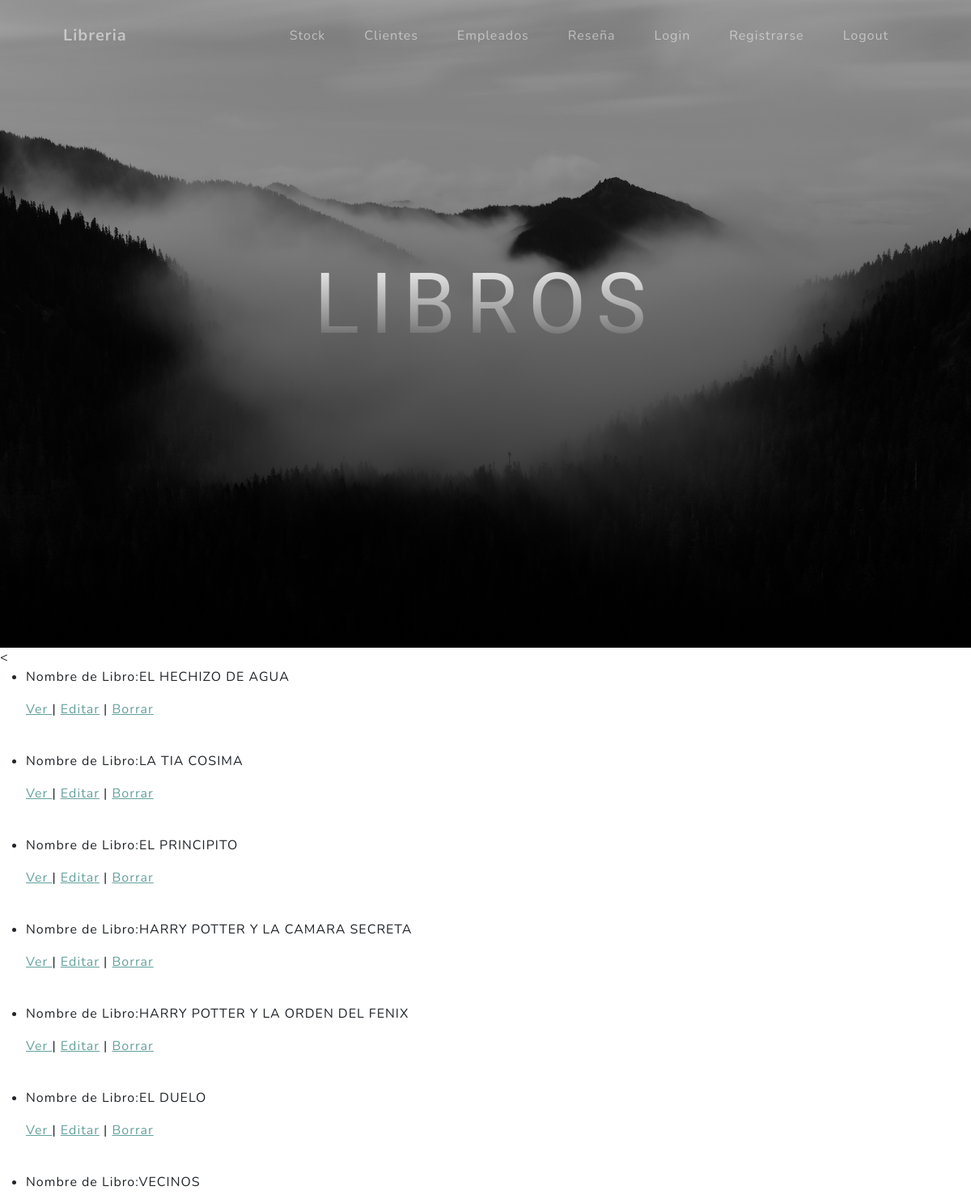
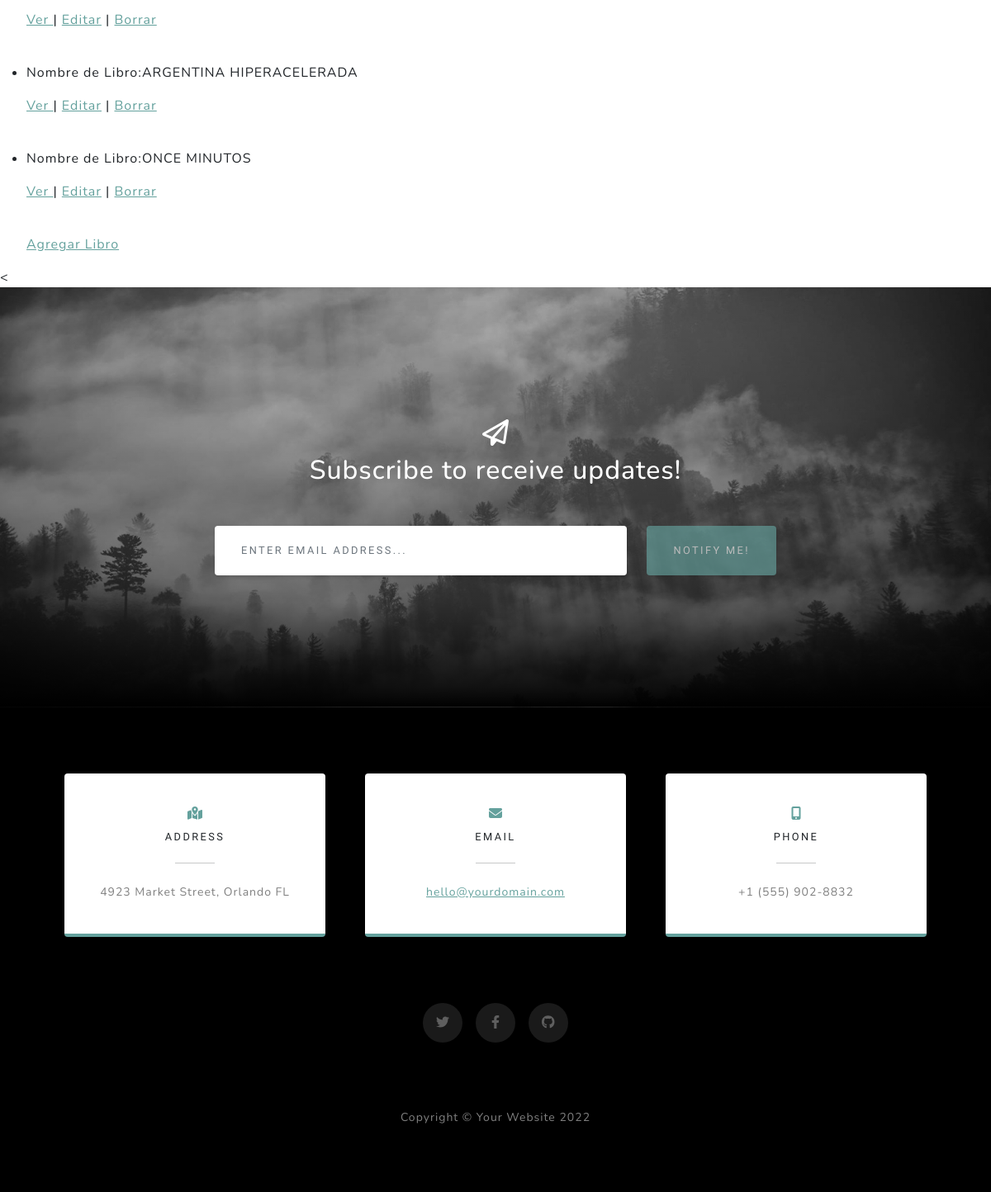
Screenshot of /AppLibreria/stocks/lista/ with the database file from the repository (2 pictures, top to bottom).
### APP_Libreria/models.py (models this page shows, shortened)
class Stock(models.Model):
    nombre = models.CharField(max_length=64)
    autor = models.CharField(max_length=64)
    genero = models.CharField(max_length=64)
    cantidad = models.IntegerField()

### APP_Libreria/views.py (the view)
# urls.py: path("stocks/lista/", Stocklist.as_view(), name="stock_lista"),
class Stocklist(ListView):
    model= Stock
    template_name= "stock_lista.html"

### APP_Libreria/templates/stock_lista.html
{% extends "inicio.html" %}
{% load static %}
{% block titulo %}
<h1 class="mb-5">LIBROS</h1>
{% endblock %}
{% block libreria %}
<
<ul>
    {% for Stock in object_list %}
        <li>
            <p> Nombre de Libro:{{ Stock.nombre }}</p>
            <p>
                <a href="{% url 'stock_detalle' Stock.id %}"> Ver </a> |
                <a href="{% url 'stock_edit' Stock.id %}"> Editar</a> |
                <a href="{% url 'stock_borrar' Stock.id %}"> Borrar</a>
            </p>
        </li>
        <br>
    {% endfor %}
        <p><a href="{% url 'stock_nuevo' %}"> Agregar Libro</a></p>
</ul>
<
{% endblock %}

### rows the page displays
Stock: nombre "EL HECHIZO DE AGUA"
Stock: nombre "LA TIA COSIMA"
Stock: nombre "EL PRINCIPITO"
Stock: nombre "HARRY POTTER Y LA CAMARA SECRETA"
Stock: nombre "HARRY POTTER Y LA ORDEN DEL FENIX"
Stock: nombre "EL DUELO"
Stock: nombre "VECINOS"
Stock: nombre "ARGENTINA HIPERACELERADA"
Stock: nombre "ONCE MINUTOS"
